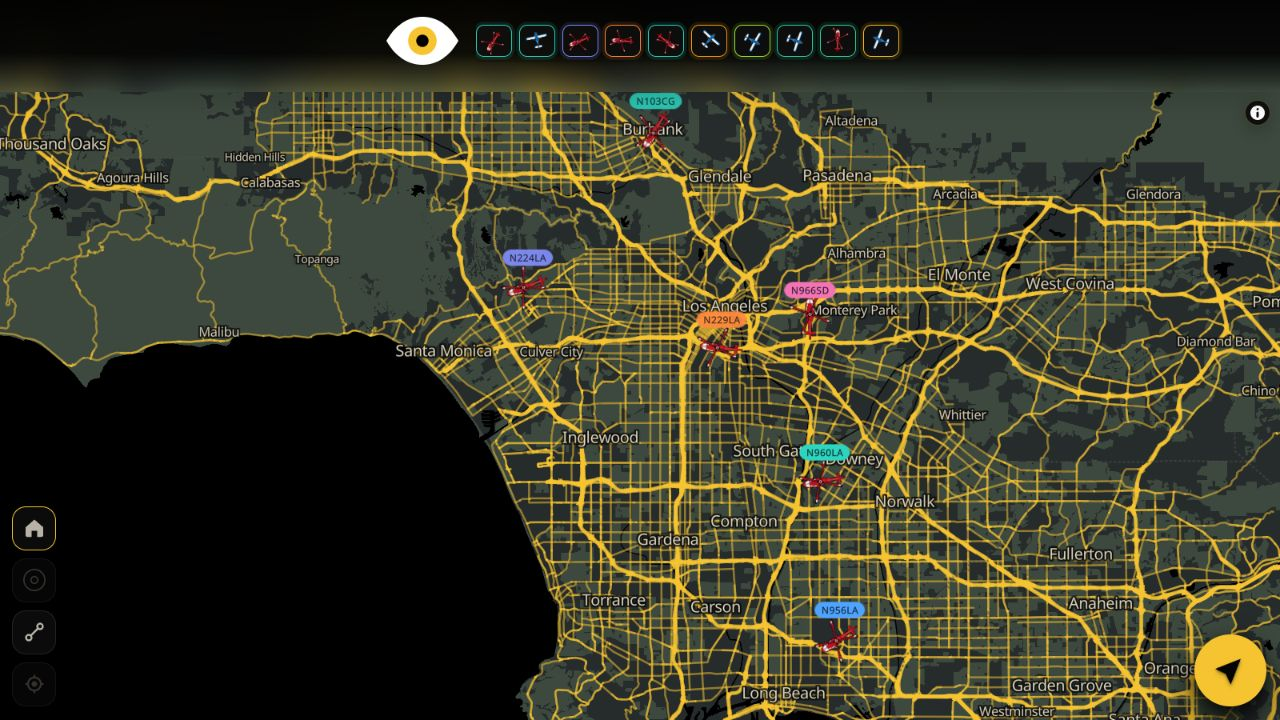
#> input picture play-store-assets/concepts/live-map-capture.jpg, 1280 x 720 px
$ python compose-banner.py
#> lines starting #> are read from the running program, lines starting #| are printed output that depends on the picture
from pathlib import Path
from PIL import Image, ImageDraw, ImageFont

HERE = Path(__file__).resolve().parent
ROOT = HERE.parent.parent
S = 3
canvas = Image.new('RGB', (1024*S, 500*S), 'black')
#> canvas: PIL image 3072x1500 RGB; every value is 0
# Real browser screenshot, cropped to omit site controls. No generated map data.
shot = Image.open(HERE / 'live-map-capture.jpg').convert('RGB')
#> shot is the input picture: PIL image 1280x720 RGB; mean R, G, B 59.3, 58.7, 39.1
map_image = shot.crop((350, 130, 1190, 700)).resize((737*S, 500*S), Image.Resampling.LANCZOS)
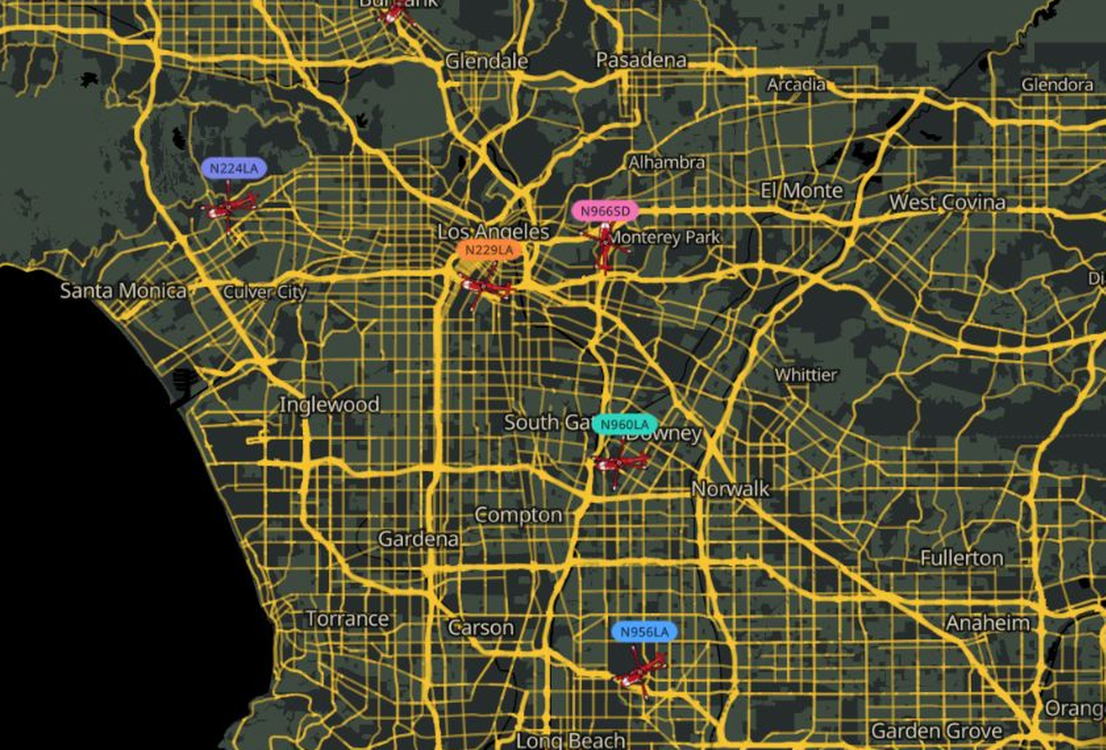
#> map_image: PIL image 2211x1500 RGB (shown at 1/2 size); mean R, G, B 77.6, 74.9, 47.6
mask = Image.new('L', map_image.size)
#> mask: PIL image 2211x1500 L; every value is 0
pixels = mask.load()
for x in range(mask.width):
    position = x/S + 287
    opacity = max(0, min(1, (position-360)/210))
    opacity = opacity*opacity*(3-2*opacity)
    for y in range(mask.height):
        pixels[x,y] = round(255*opacity)
canvas.paste(map_image, (287*S,0), mask)
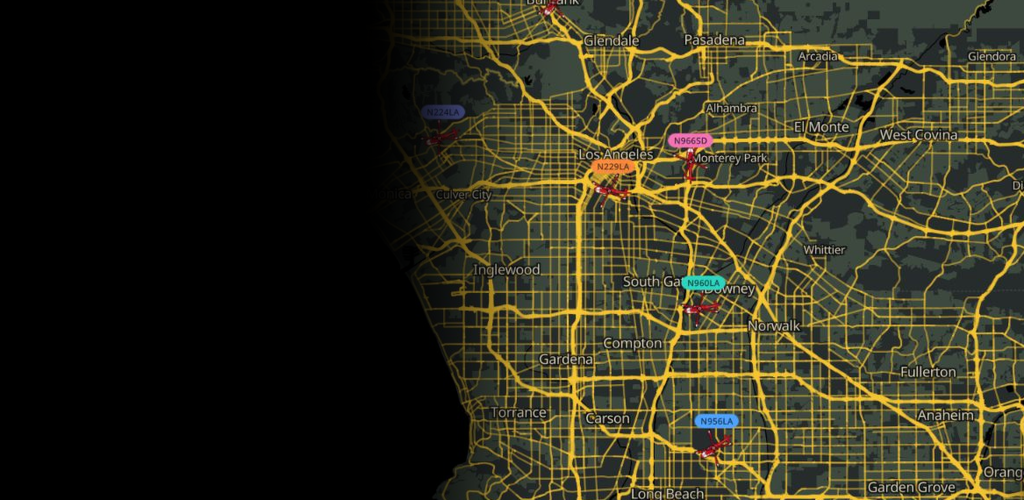
#> canvas: PIL image 3072x1500 RGB (shown at 1/3 size); mean R, G, B 48.1, 46.2, 29
#> (the run stopped early here; a loop or call above may not have finished)

$ run again, with tests/visual/.artifacts/map-header-debug.png saved as play-store-assets/concepts/live-map-capture.jpg
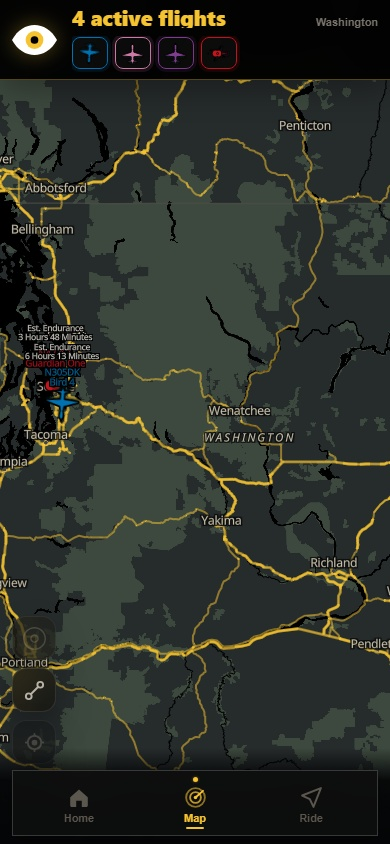
#> input picture tests/visual/.artifacts/map-header-debug.png, 390 x 844 px
#> canvas: PIL image 3072x1500 RGB; every value is 0
#> shot is the input picture: PIL image 390x844 RGB; mean R, G, B 44.7, 48.8, 42
#> `map_image = shot.crop((350, 130, 1190, 700)).resize((737*S, 500*S), Im..`:
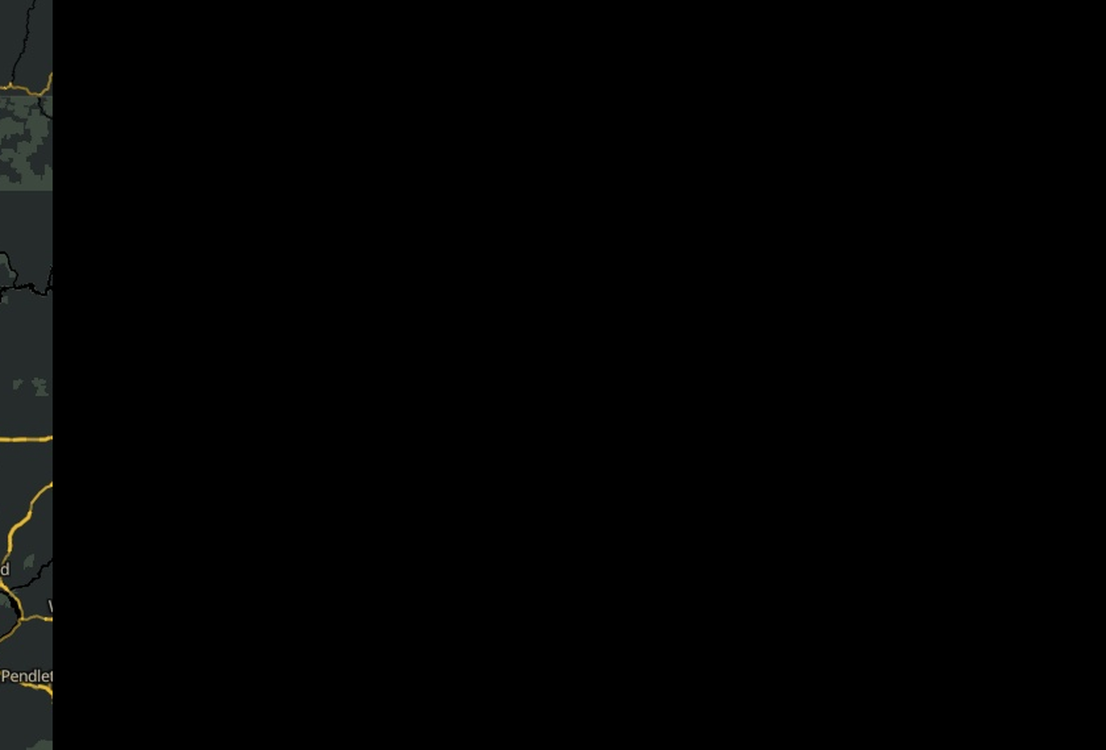
#> map_image: PIL image 2211x1500 RGB (shown at 1/2 size); mean R, G, B 2.1, 2.4, 2.2
#> mask: PIL image 2211x1500 L; every value is 0

$ run again, with tests/visual/.artifacts/map-header-desktop.png saved as play-store-assets/concepts/live-map-capture.jpg
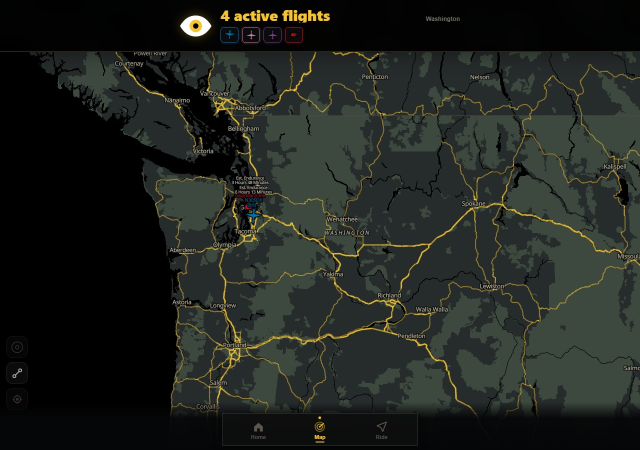
#> input picture tests/visual/.artifacts/map-header-desktop.png, 1280 x 900 px (shown at 1/2 size)
#> shot is the input picture: PIL image 1280x900 RGB; mean R, G, B 32.9, 36.7, 31.9
#> `map_image = shot.crop((350, 130, 1190, 700)).resize((737*S, 500*S), Im..`:
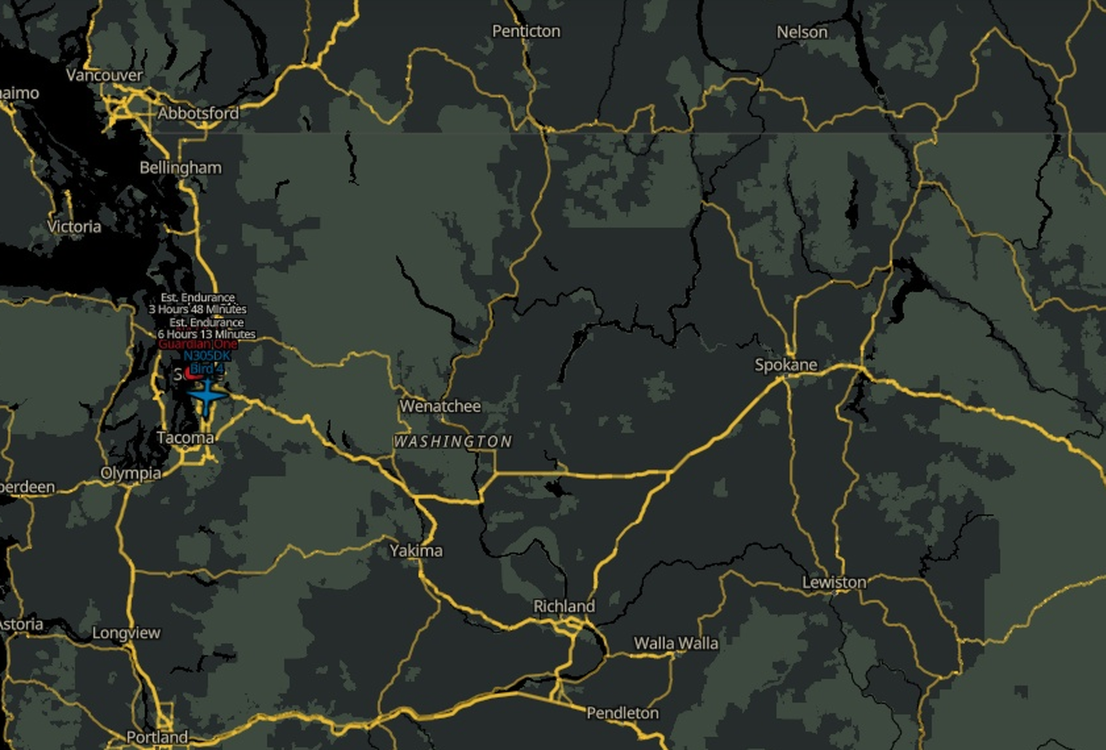
#> map_image: PIL image 2211x1500 RGB (shown at 1/2 size); mean R, G, B 50.2, 56, 48.6
#> mask: PIL image 2211x1500 L; every value is 0
#> `canvas.paste(map_image, (287*S,0), mask)`:
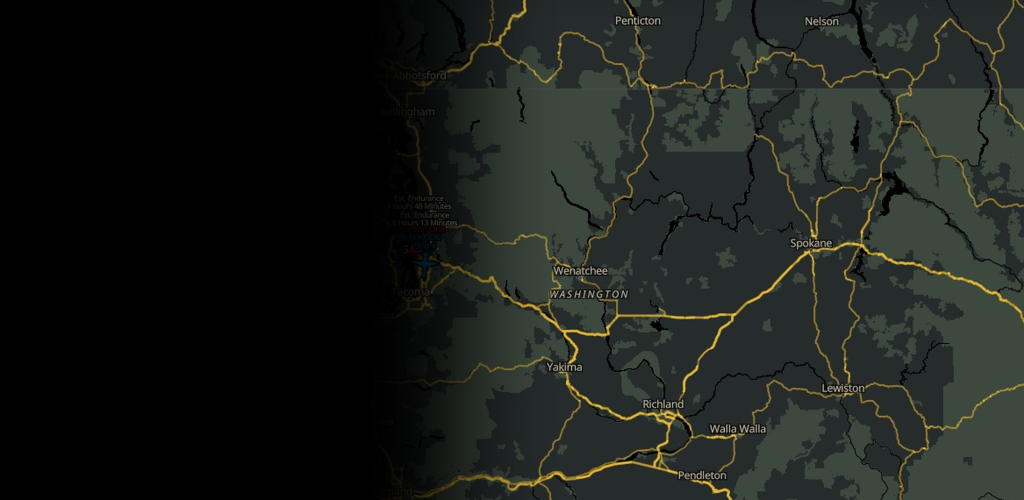
#> canvas: PIL image 3072x1500 RGB (shown at 1/3 size); mean R, G, B 27.8, 31.3, 27.4
